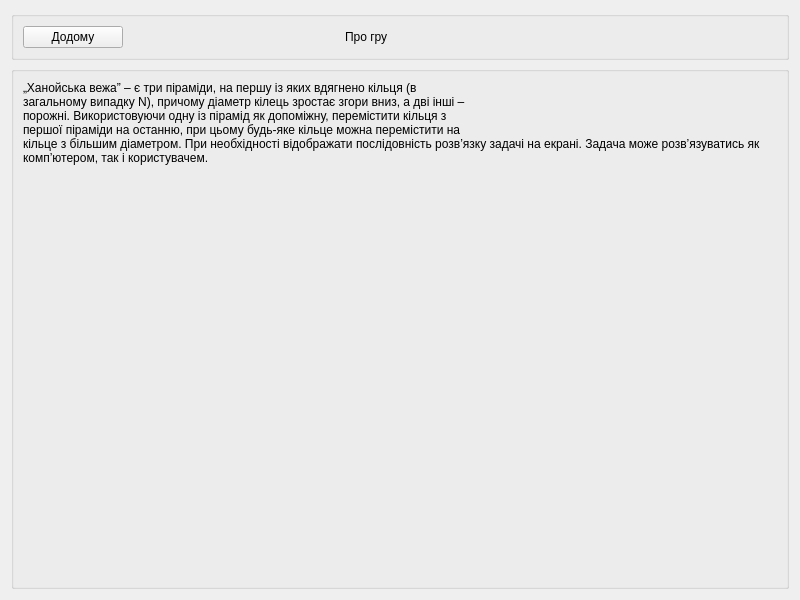
<?xml version="1.0" encoding="UTF-8"?>
<ui version="4.0">
 <class>InfoWindow</class>
 <widget class="QWidget" name="InfoWindow">
  <property name="geometry">
   <rect>
    <x>0</x>
    <y>0</y>
    <width>800</width>
    <height>600</height>
   </rect>
  </property>
  <property name="sizePolicy">
   <sizepolicy hsizetype="Minimum" vsizetype="Preferred">
    <horstretch>0</horstretch>
    <verstretch>0</verstretch>
   </sizepolicy>
  </property>
  <property name="minimumSize">
   <size>
    <width>0</width>
    <height>0</height>
   </size>
  </property>
  <property name="windowTitle">
   <string>Form</string>
  </property>
  <layout class="QGridLayout" name="gridLayout_3">
   <item row="0" column="0">
    <widget class="QGroupBox" name="groupHeader">
     <property name="sizePolicy">
      <sizepolicy hsizetype="Expanding" vsizetype="Preferred">
       <horstretch>0</horstretch>
       <verstretch>0</verstretch>
      </sizepolicy>
     </property>
     <property name="title">
      <string/>
     </property>
     <layout class="QGridLayout" name="gridLayout">
      <item row="0" column="1">
       <spacer name="horizontalSpacer">
        <property name="orientation">
         <enum>Qt::Horizontal</enum>
        </property>
        <property name="sizeHint" stdset="0">
         <size>
          <width>40</width>
          <height>20</height>
         </size>
        </property>
       </spacer>
      </item>
      <item row="0" column="2">
       <widget class="QLabel" name="labelHeader">
        <property name="sizePolicy">
         <sizepolicy hsizetype="Expanding" vsizetype="Preferred">
          <horstretch>0</horstretch>
          <verstretch>0</verstretch>
         </sizepolicy>
        </property>
        <property name="text">
         <string>Про гру</string>
        </property>
       </widget>
      </item>
      <item row="0" column="0">
       <widget class="QPushButton" name="homeButton">
        <property name="sizePolicy">
         <sizepolicy hsizetype="Minimum" vsizetype="Fixed">
          <horstretch>0</horstretch>
          <verstretch>0</verstretch>
         </sizepolicy>
        </property>
        <property name="minimumSize">
         <size>
          <width>100</width>
          <height>0</height>
         </size>
        </property>
        <property name="text">
         <string>Додому</string>
        </property>
       </widget>
      </item>
      <item row="0" column="3">
       <spacer name="horizontalSpacer_2">
        <property name="orientation">
         <enum>Qt::Horizontal</enum>
        </property>
        <property name="sizeHint" stdset="0">
         <size>
          <width>40</width>
          <height>20</height>
         </size>
        </property>
       </spacer>
      </item>
     </layout>
    </widget>
   </item>
   <item row="1" column="0">
    <widget class="QGroupBox" name="groupTextAbout">
     <property name="sizePolicy">
      <sizepolicy hsizetype="Expanding" vsizetype="Expanding">
       <horstretch>0</horstretch>
       <verstretch>0</verstretch>
      </sizepolicy>
     </property>
     <property name="title">
      <string/>
     </property>
     <layout class="QGridLayout" name="gridLayout_2">
      <item row="0" column="0">
       <widget class="QLabel" name="labelText">
        <property name="sizePolicy">
         <sizepolicy hsizetype="Preferred" vsizetype="Preferred">
          <horstretch>0</horstretch>
          <verstretch>0</verstretch>
         </sizepolicy>
        </property>
        <property name="minimumSize">
         <size>
          <width>0</width>
          <height>0</height>
         </size>
        </property>
        <property name="text">
         <string>„Ханойська вежа” – є три піраміди, на першу із яких вдягнено кільця (в 
загальному випадку N), причому діаметр кілець зростає згори вниз, а дві інші –
порожні. Використовуючи одну із пірамід як допоміжну, перемістити кільця з 
першої піраміди на останню, при цьому будь-яке кільце можна перемістити на 
кільце з більшим діаметром. При необхідності відображати послідовність розв’язку задачі на екрані. Задача може розв’язуватись як комп’ютером, так і користувачем.</string>
        </property>
        <property name="alignment">
         <set>Qt::AlignLeading|Qt::AlignLeft|Qt::AlignTop</set>
        </property>
        <property name="wordWrap">
         <bool>true</bool>
        </property>
       </widget>
      </item>
     </layout>
    </widget>
   </item>
  </layout>
 </widget>
 <resources/>
 <connections/>
</ui>
